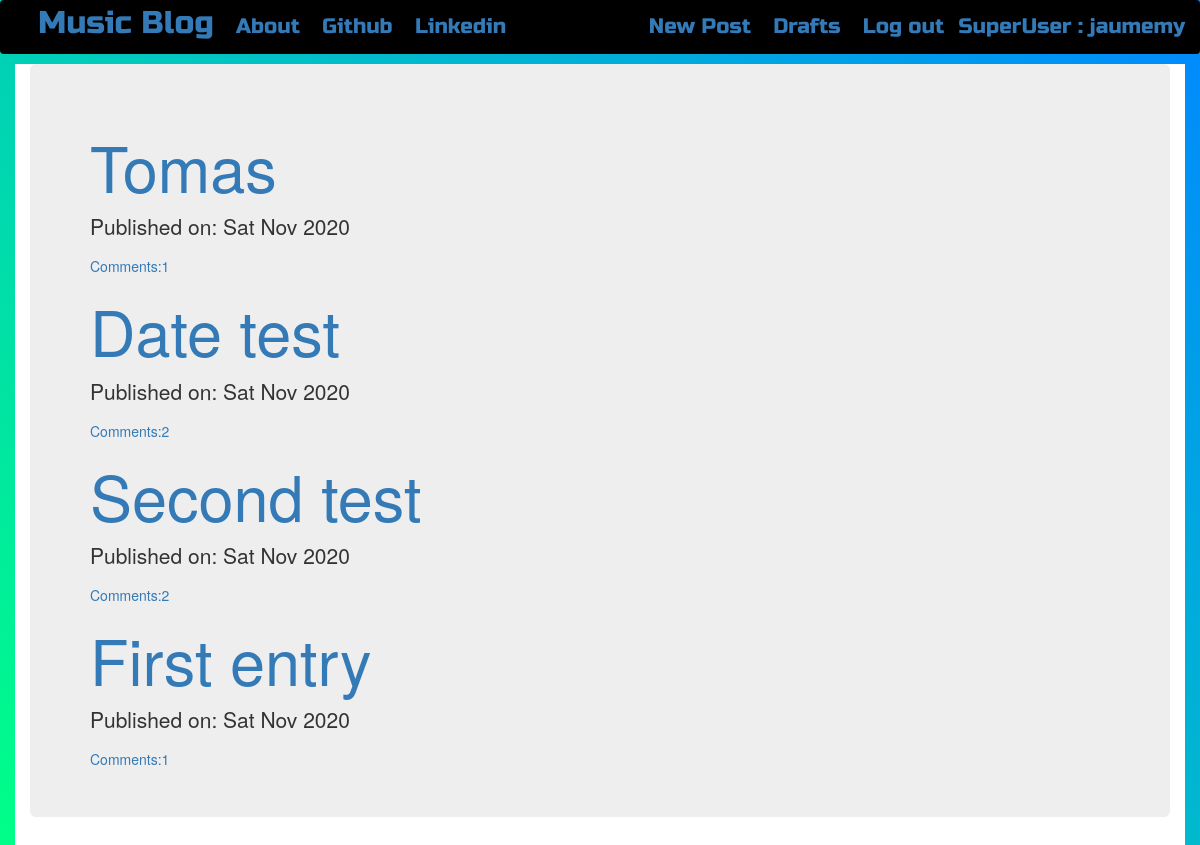
The app's page / (signed in) with its own data.
### blog/models.py (models this page shows, shortened)
class Post(models.Model):
    author = models.ForeignKey('auth.User',on_delete=models.CASCADE)
    title = models.CharField(max_length=64)
    text = models.TextField(max_length=128)
    created_date = models.DateTimeField(default=timezone.now)
    published_date = models.DateTimeField(blank=True,null=True)
    def approve_comments(self):
        return self.comments.filter(approved_comment=True)

### blog/views.py (the view)
# urls.py: path('',views.PostListView.as_view(),
class PostListView(ListView):
    model = Post
    def get_queryset(self):
        return Post.objects.filter(published_date__lte=timezone.now()).order_by('-published_date')

### blog/templates/blog/post_list.html
{% extends 'blog/base.html' %}
{% block content %}
<div class="centerstage">
  {% for post in post_list %}
  <div class="post">
    <h1><a href="{% url 'post_detail' pk=post.pk%}">{{post.title}}</a></h1>
    <div class="date">
      <p>Published on: {{post.published_date|date:"D M Y"}}</p>
      </div>
      <a href="{% url 'post_detail' pk=post.pk %}">Comments:{{post.approve_comments.count}}</a>
  </div>
  {% endfor %}
</div>
{% endblock %}

### blog/templates/blog/base.html (shortened to what this page needs)
<!DOCTYPE html>
{% load static %}
<html lang="en" dir="ltr">
  <head>
    <link rel="stylesheet" href="https://stackpath.bootstrapcdn.com/bootstrap/3.4.1/css/bootstrap.min.css">
    <link rel="stylesheet" href="https://stackpath.bootstrapcdn.com/bootstrap/3.4.1/css/bootstrap-theme.min.css">
    <link rel="stylesheet" href="//cdn.jsdelivr.net/npm/medium-editor@latest/dist/css/medium-editor.min.css" type="text/css" media="screen" charset="utf-8">
    <link rel="stylesheet" href="{% static 'css/blog.css' %}">
  </head>
  <body class="loader">
    <nav class="navbar navbar-expand-lg techfont" style="background-color:black;">
      <div class="container">
          <div class="navbar-nav align-items-center">
            <a class="nav-brand bigbrand space" href="{% url 'post_list' %}">Music Blog</a>
            <a class="nav-item nav-link space" href="{% url 'about' %}">About</a>
            <a class="nav-item nav-link space" href="https://www.github.com">Github</a>
            <a class="nav-item nav-link space" href="https://www.linkedin.com">Linkedin</a>
          </div>
          <div class='navbar-nav navbar-right lineheigth'>
            {% if user.is_authenticated %}
              <a class="nav-item nav-link space" href="{% url 'post_new' %}">New Post</a>
              <a class="nav-item nav-link space" href="{% url 'post_draft_list' %}">Drafts</a>
              <a class="nav-item nav-link space" href="{% url 'logout' %}">Log out</a>
              <a > SuperUser : {{ user.username }}</a>
            {% else %}
              <a class="nav-item nav-link lineheigth" href="{% url 'login' %}" aria-label="Log In">
                <span class="glyphicon glyphicon-user" aria-hiden="true"></span></a>
            {% endif %}
          </div>
      </div>
    </nav>
    <div class="content container" style="background-color:white;">
      <div class="jumbotron">
        <div class="row">
          <div class="col-md-8">
            <div class="blog_posts">
              {% block content %}
              {% endblock %}
            </div>
          </div>
        </div>
      </div>
    </div>
  </body>
</html>

### blog/static/css/blog.css (style rules this page uses)
.space { margin: 8px; }
.lineheigth { line-height: 52px; }
.techfont { font-family: 'Russo One', sans-serif; font-size: 1.5em; margin-bottom: 10px; }
.bigbrand { font-size: 1.5em; }
.centerstage { margin-left: auto; margin-right: auto; }
.loader { filter:hue-rotate(0deg); background:linear-gradient(45deg,#0f8,#08f); animation:hue 10000ms infinite linear; }

### records on screen
Post: title "Tomas", published_date "Sat Nov 2020", approve_comments.count "1"
Post: title "Date test", published_date "Sat Nov 2020", approve_comments.count "2"
Post: title "Second test", published_date "Sat Nov 2020", approve_comments.count "2"
Post: title "First entry", published_date "Sat Nov 2020", approve_comments.count "1"

### other values on screen
{{ user.username }} "jaumemy"
